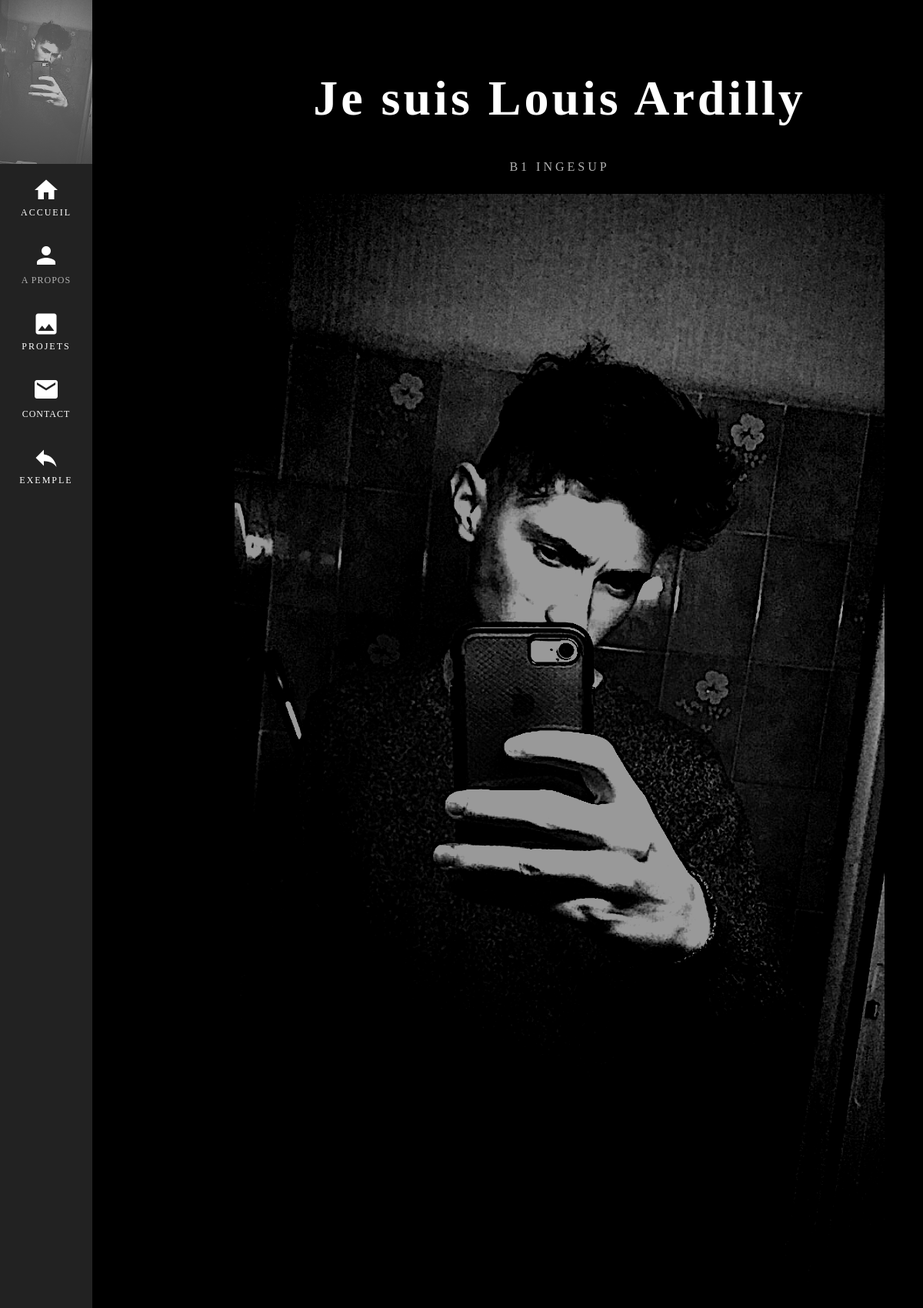
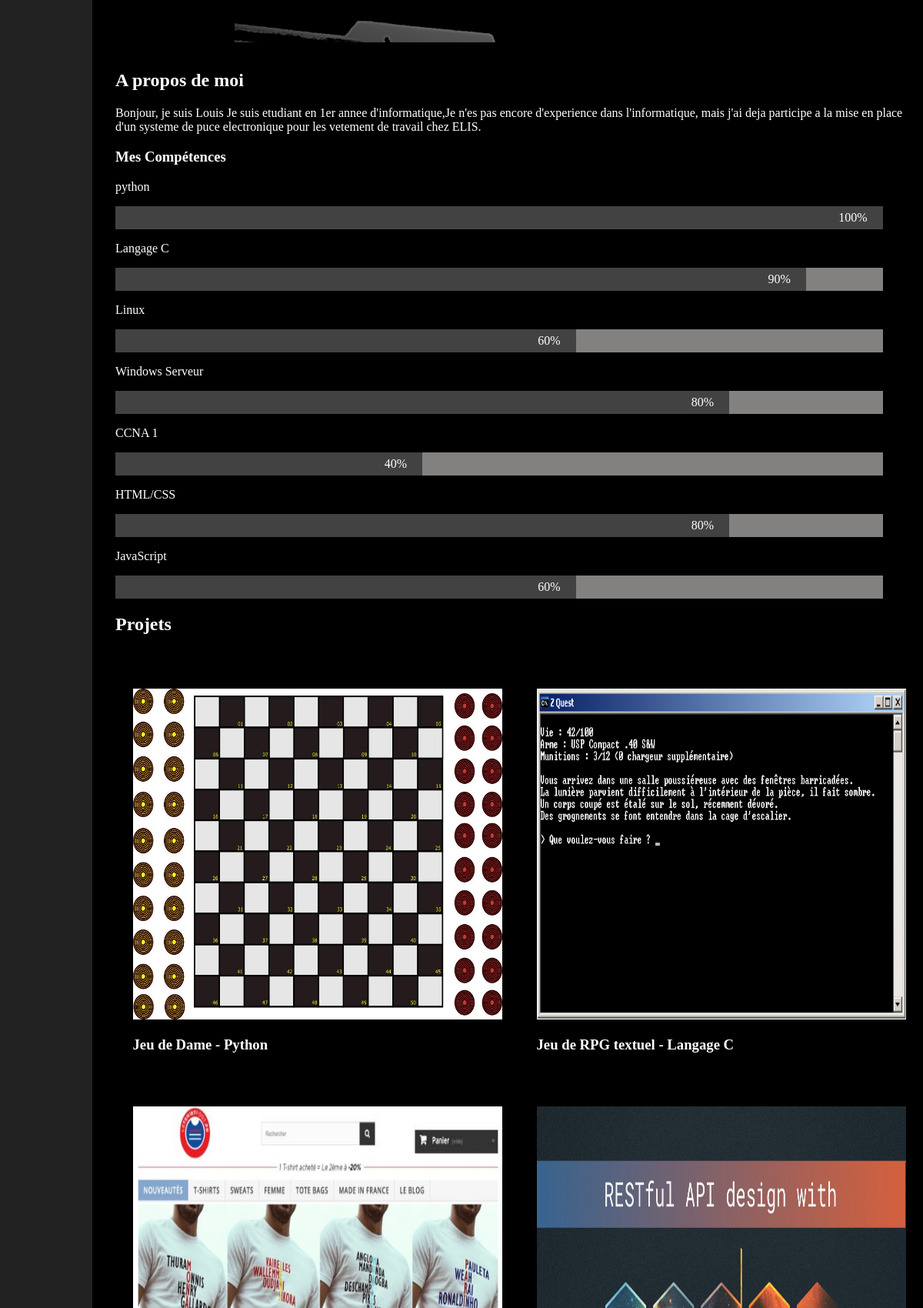
Page /projetweb/cv_utilisateur.php?id=2 (upper part) on the committed database (2 pictures, top to bottom).
### tables this page shows
create table utilisateur(
    id_utilisateur int AUTO_INCREMENT not null,
    civilite varchar(5) not null,
    prenom varchar(17) not null,
    nom varchar(19) not null,
    description_u varchar(10000) not null,
    age int not null,
    image_u varchar(10) DEFAULT "0.png" not null,
    mot_de_passe varchar(100) not null,
    date_de_naissance date not null,
    adresse_mail varchar(40) not null,
    tel int not null,
    info_addi varchar(40) null,
    qualite_personnelle varchar(20)not null,
    admin_num int DEFAULT 0 not null,
    primary key (id_utilisateur)
);

create table avoir(
    id_competence int not null,
    id_utilisateur int not null,
    primary key (id_competence,id_utilisateur),
    foreign key (id_competence)references competence(id_competence),
    foreign key (id_utilisateur)references utilisateur(id_utilisateur)
);

create table competence(
    id_competence int AUTO_INCREMENT not null,
    nom_compet varchar(50) not null,
    niveau int not null,
    primary key (id_competence)
);

create table projet(
    id_projet int AUTO_INCREMENT not null,
    nom_projet varchar(100) not null,
    type_projet varchar(100) not null,
    image_projet varchar(1000) not null,
    primary key (id_projet)
);

### projetweb/includes/function.php (called while the page is built, shortened)
<?php
$pdo = new PDO("mysql:host=localhost:3306;dbname=projetweb", "root", "");
if (isset($_GET["id"])) {
    $info_user = $pdo->query(
        'SELECT * FROM utilisateur WHERE id_utilisateur = "' . $_GET["id"] . '"'
    );
    $info_user = $info_user->fetchAll(PDO::FETCH_ASSOC);
    $info_competence = $pdo->query(
        'SELECT competence.id_competence ,nom_compet, niveau, id_utilisateur FROM avoir
            JOIN competence ON avoir.id_competence = competence.id_competence
            WHERE id_utilisateur = "' . $_GET["id"] . '"
            '
    );
    $info_competence = $info_competence->fetchAll(PDO::FETCH_ASSOC);
    $info_creer = $pdo->query(
        'SELECT projet.id_projet, image_projet, nom_projet, type_projet FROM projet
            JOIN creer ON creer.id_projet = projet.id_projet
            WHERE id_utilisateur = "' . $_GET["id"] . '"
            '
    );
    $info_creer = $info_creer->fetchAll(PDO::FETCH_ASSOC);
}

### projetweb/cv_utilisateur.php (the view, shortened to what this page needs)
<?php require_once("includes/function.php");?>
<!DOCTYPE html>
<html>
<head>
    <link rel="stylesheet" type="text/css" media="screen" href="CSS/portfolio.css">
    <link rel="stylesheet" type="text/css" media="screen" href="CSS/modify.css">
</head>
<body>
    <aside>
        <nav>
            <img src="image/<?= $info_user[0]["image_u"] ?>" alt="">
            <a href="#home" class="home"><i class="material-icons md-36">home</i>
            <p>Accueil</p>
            </a>
            <a href="#about" class="about"><i class="material-icons md-36">person</i>
            <p>A Propos</p>
            </a>
            <a href="#projets" class="project"><i class="material-icons md-36">image</i>
            <p>Projets</p>
            </a>
            <a href="#contact" class="contact"><i class="material-icons md-36">mail</i>
            <p>Contact</p>
            </a>
            <?php if($_SESSION['admin'] == 1) :?>
            <a class="msg" href="admin.php"><i class="material-icons md-36">reply</i><p>Admin</p></a>
            <?php else :?>
            <a class="msg" href="accueil.php"><i class="material-icons md-36">reply</i><p>exemple</p></a>
            <?php endif ?>
        </nav>
    </aside>
        <main>
            <header class="home" id="home"><br><br>
            <h1>Je suis <?= $info_user[0]['prenom'] . " " . $info_user[0]["nom"] ?></h1>
            <h5>B1 INGESUP</h5>
            <img src="image/<?= $info_user[0]["image_u"] ?>" alt="">
            </header>
        </main>
        <section class="section_about" id="about">
            <h2>A propos de moi</h2>
            <p>
                <span>Bonjour, je suis <?= $info_user[0]['prenom'] ?></span> <?= $info_user[0]['description_u'] ?>
            </p>
            <h3>Mes Compétences</h3>
            <?php if (!empty($info_competence)) :
            foreach ($info_competence as $key => $value) : ?>
            <p><?= $value["nom_compet"] ?></p>
            <div class="container">
                <div style="width:<?= $value["niveau"] ?>%" class="competence python"><?= $value["niveau"] ?>%</div>
            </div>
            <?php if ($_SESSION["modification"] == 1) : ?>
            <a href="removeCompetence.php?id_competence=<?= $value["id_competence"] ?>"><i class="material-icons md-36">backspace</i></a>
            <?php endif; endforeach; endif ?>
        </section>
        <section class="section_project" id="project">
            <h2>Projets</h2>
            <div class="tout">
            <?php if (!empty( $info_creer)) :
              foreach ( $info_creer as $key => $value) : ?>
                <div class="col">
                    <img src="image_projet/<?= $value["image_projet"] ?>" alt="">
                    <h3><?=$value["nom_projet"]?> - <?=$value["type_projet"]?></h3>
                </div>
                <?php if ($_SESSION["modification"] == 1) : ?>
            <a href="removeProjet.php?id_projet=<?= $value["id_projet"] ?>"><i class="material-icons md-36">backspace</i></a>
            <?php endif; endforeach; endif ?>
            </div>
        </section>
</body>
</html>

### projetweb/CSS/portfolio.css (style rules this page uses)
body { padding: 0; margin: 0; background: black; color: white; margin-left: 150px; }
*,*::before,*::after { box-sizing: border-box }
a { text-decoration: none; }
img { width: 100%; }
.home img { width: 100%; -webkit-filter: grayscale(100%) contrast(100%); filter: grayscale(100%) contrast(200%) brightness(60%); }
aside { position: fixed; background: #222; top: 0; left: 0; width: 120px; height: 100%; overflow: none; z-index: 1; text-align: center; padding: 0; }
aside img { filter: grayscale(100%) contrast(50%) brightness(100%); margin-bottom: -3px; }
.material-icons.md-36 { font-size: 36px; }
aside a { display: block; padding: 15px 0; color: white; transition: all 0.35s; text-transform: uppercase; font-size: 0.75em; letter-spacing: 2px; }
aside p { margin: 0; padding: 0; }
main { max-width: 980px; background: #000; margin-left: 10%; padding: 12px 50px 12px 50px; }
header { text-align: center; letter-spacing: 2px; }
header h1 { font-weight: bold; font-size: 4em; letter-spacing: 4px; }
header h5 { font-weight: 300; font-size: 1em; letter-spacing: 4px; color: #b2b2b2; }
.about,.projets,.contact { line-height: 1.5em; letter-spacing: 1px; font-weight: 300; }
.about p { color: #b2b2b2; }
.container { width: 95%; background-color: #838080; }
.competence { text-align: right; padding-right: 20px; line-height: 30px; color: white; background-color: #424242; }
.python { width: 30%; }
.tout { display: flex; flex-direction: row; justify-content: space-around; flex-wrap: wrap; }
.col img { padding-top: 50px; height: 480px; width: 480px; }

### rows in the picture
utilisateur: image_u (picture), prenom "Louis", nom "Ardilly", description_u "Je suis etudiant en 1er annee d'informatique,Je n'es pas encore d'experience dans l'informatique, mais j'ai deja participe a la mise en place d'un systeme de puce electronique pour les vetement de travail chez ELIS."
avoir: id_competence.nom_compet "python", id_competence.niveau "100"
avoir: id_competence.nom_compet "Langage C", id_competence.niveau "90"
avoir: id_competence.nom_compet "Linux", id_competence.niveau "60"
avoir: id_competence.nom_compet "Windows Serveur", id_competence.niveau "80"
avoir: id_competence.nom_compet "CCNA 1", id_competence.niveau "40"
avoir: id_competence.nom_compet "HTML/CSS", id_competence.niveau "80"
avoir: id_competence.nom_compet "JavaScript", id_competence.niveau "60"
projet: image_projet (picture), nom_projet "Jeu de Dame", type_projet "Python"
projet: image_projet (picture), nom_projet "Jeu de RPG textuel", type_projet "Langage C"
projet: image_projet (picture)
projet: image_projet (picture)
